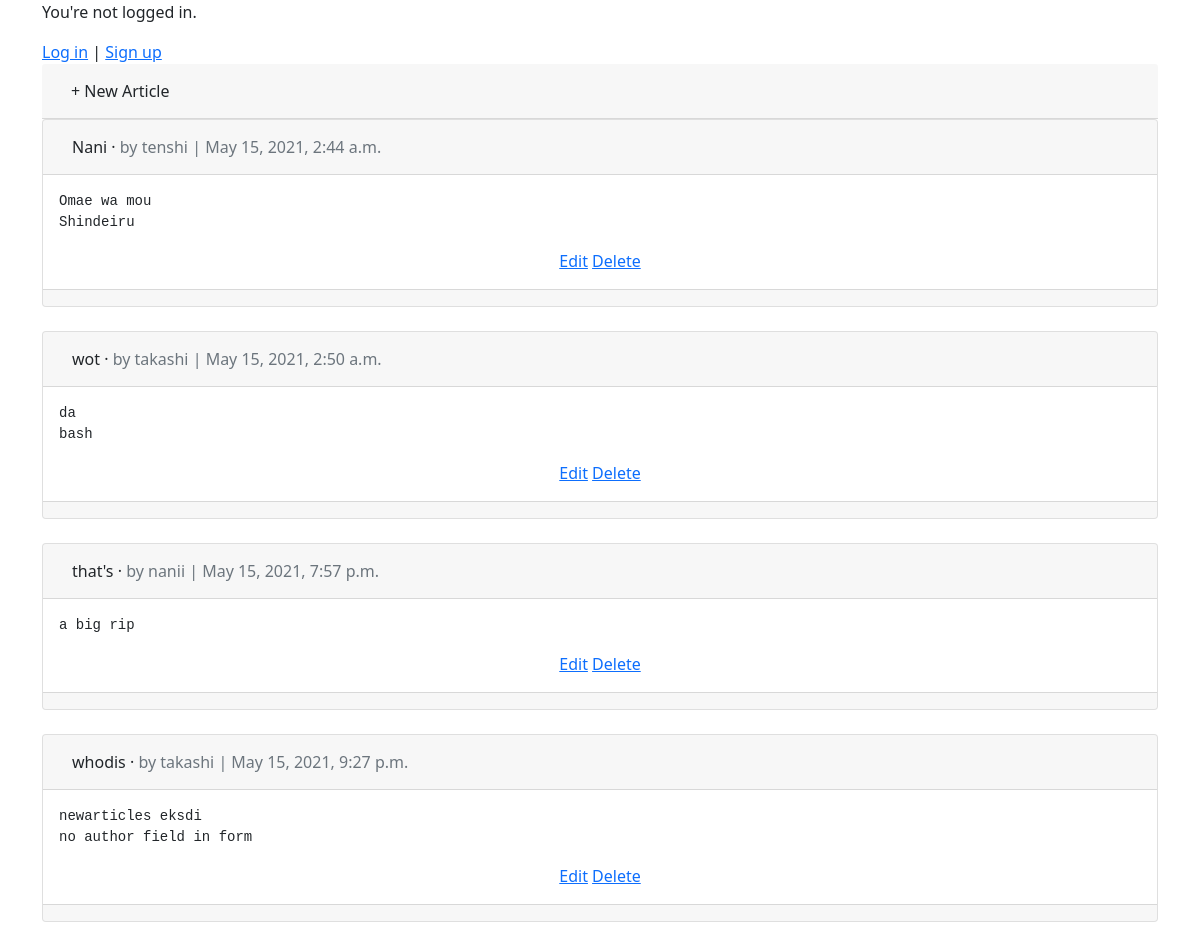
The page /articles/ on the database as committed earlier.
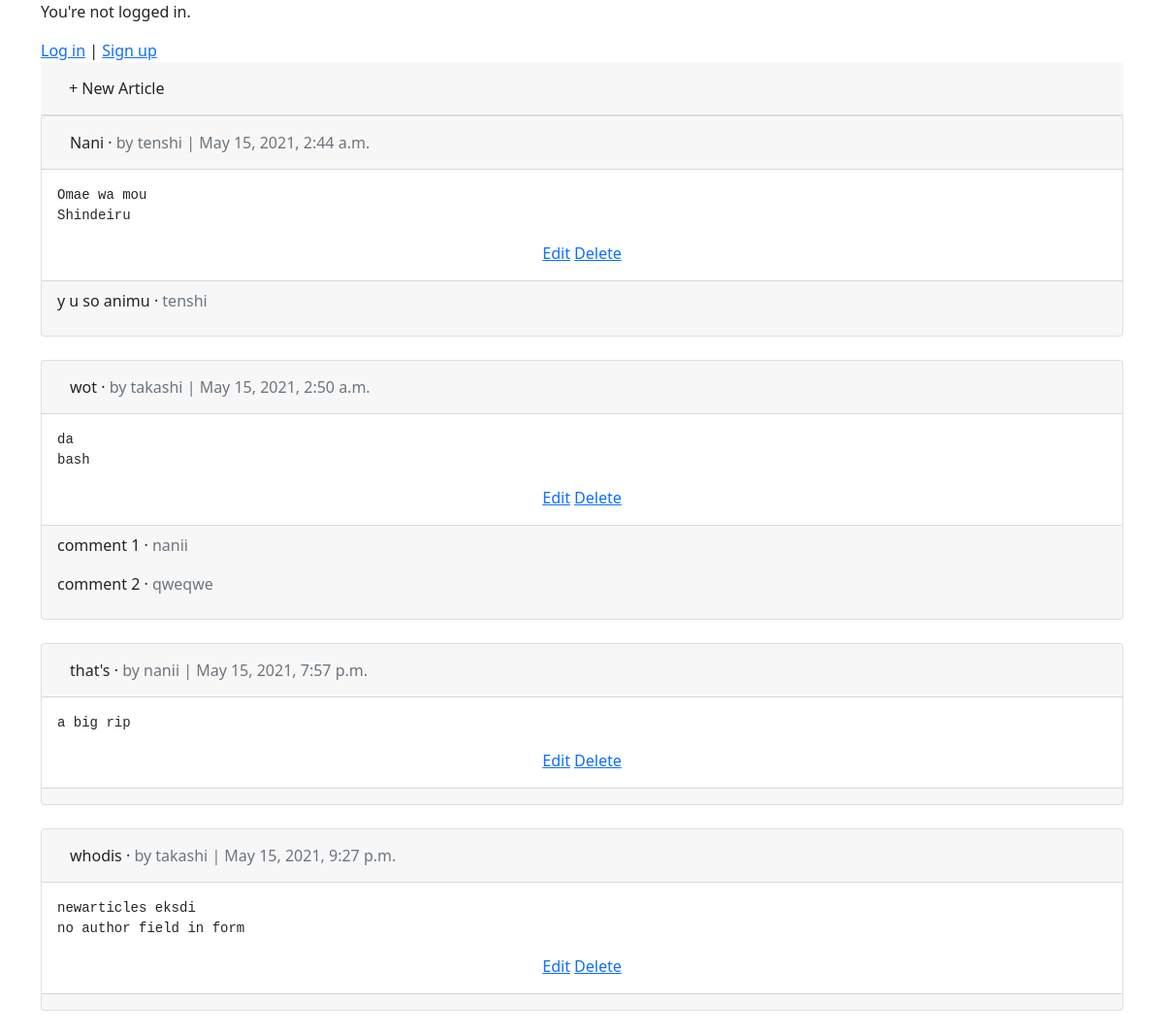
The same page on the database as committed later.
### articles/models.py (models this page shows, shortened)
class Article(models.Model):
    title = models.CharField(max_length=255)
    body = models.TextField()
    date = models.DateTimeField(auto_now_add=True)
    author = models.ForeignKey(
        get_user_model(),
        on_delete=models.CASCADE,
    )

class Comment(models.Model):
    article = models.ForeignKey(
        Article,
        on_delete=models.CASCADE,
        related_name='comments'
    )
    comment = models.CharField(max_length=140)
    author = models.ForeignKey(
        get_user_model(),
        on_delete=models.CASCADE,
    )
    def __str__(self):
        return self.comment

### users/models.py (models this page shows)
class CustomUser(AbstractUser):
    age = models.PositiveIntegerField(null=True, blank=True)

### articles/views.py (the view)
# urls.py: path('', ArticleListView.as_view(), name='article_list'),
class ArticleListView(ListView):
    model = Article
    template_name = 'articles/article_list.html'

### articles/templates/articles/article_list.html (shortened to what this page needs)
{% extends 'base.html' %}
{% block content %}
<div class="card-header">
    <a href="{% url 'article_new' %}" class="btn">+ New Article</a>
</div>
{% for article in object_list %}
<div class="card">
    <div class="card-header">
        <a href="{% url 'article_detail' article.pk %}" class="btn">
            <span class="font-weight-bold">{{ article.title }}</span> &middot;
            <span class="text-muted">
                by {{ article.author }} | {{ article.date }}
            </span>
        </a>
    </div>
    <div class="card-body">
        <pre>{{ article.body }}</pre>
        <div class="text-center text-muted">
            <a href="{% url 'article_edit' article.pk %}">Edit</a>
            <a href="{% url 'article_delete' article.pk %}">Delete</a>
        </div>
    </div>
    <div class="card-footer">
        {% for comment in article.comments.all %}
            <p>
                {{ comment }} &middot;
                <span class="text-muted">{{ comment.author }}  </span>
            </p>
        {% endfor %}
    </div>
</div>
<br>
{% endfor %}
{% endblock %}

Rows that differ between the two databases and show on the page:
added Comment: comment "y u so animu", author "tenshi", shown under Article "Nani"
added Comment: comment "comment 1", author "nanii", shown under Article "wot"
added Comment: comment "comment 2", author "qweqwe", shown under Article "wot"
